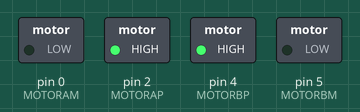
A sketch run on a simulated Arduino Uno, built with avr-gcc and run on an emulated ATmega328P. On the bench: switched loads named in the sketch (green lamp = pin HIGH).

Above: at 1.5 s.
At 4.5 s:
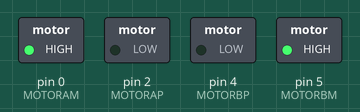
Timing chart, 0 to 7.8 s (numbered marks = the images above):
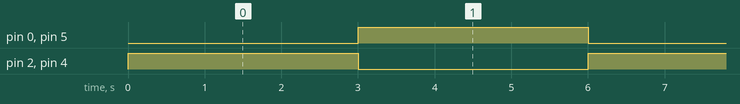

Measured:
- by itself, pin 0 (MOTORAM), pin 2 (MOTORAP), pin 4 (MOTORBP), pin 5 (MOTORBM): alternates HIGH for 3.0 s and LOW for 3.0 s

The sketch:

1-11.DC_Motor.ino
```cpp
const int MOTORAP = 2;
const int MOTORAM = 0;
const int MOTORBP = 4;
const int MOTORBM = 5;
byte speed = 255;
void setup() {
  // put your setup code here, to run once:
  pinMode(MOTORAP, OUTPUT); //Left Backward
  pinMode(MOTORAM, OUTPUT); //Left Forward
  pinMode(MOTORBP, OUTPUT); //Right Forward
  pinMode(MOTORBM, OUTPUT); //Right Backward
}

#if 1
void loop()
{
  forward();
  delay(3000);
  backward();
  delay(3000);
}

void backward()
{
  analogWrite(MOTORAP, 0);
  analogWrite(MOTORAM, speed);
  analogWrite(MOTORBP, 0);
  analogWrite(MOTORBM, speed);

}

void forward()
{
  analogWrite(MOTORAP, speed);
  analogWrite(MOTORAM, 0);
  analogWrite(MOTORBP, speed);
  analogWrite(MOTORBM, 0);
}
#else
void loop() {
  // put your main code here, to run repeatedly:
  digitalWrite(MOTORAP, 1);
  digitalWrite(MOTORAM, 0);
  digitalWrite(MOTORBP, 1);
  digitalWrite(MOTORBM, 0);
  delay(3000);
  digitalWrite(MOTORAP, 0);
  digitalWrite(MOTORAM, 1);
  digitalWrite(MOTORBP, 0);
  digitalWrite(MOTORBM, 1);
  delay(3000);
}
#endif
```
